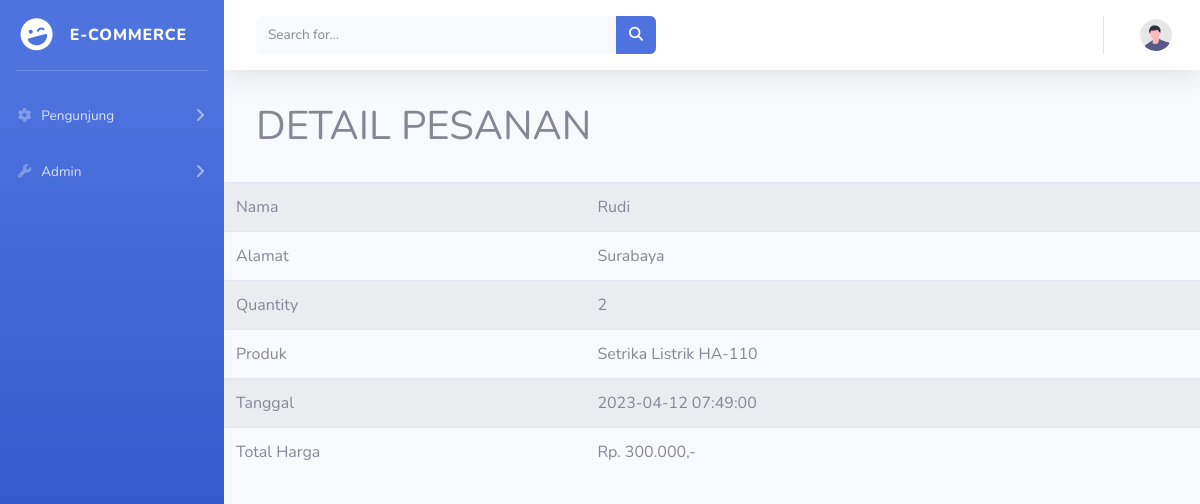
Page /view_pesanan.php?id=55 on the committed database.
### tables this page shows
CREATE TABLE `pesanan` (
  `id` int(11) NOT NULL,
  `nama` varchar(200) NOT NULL,
  `alamat` varchar(500) NOT NULL,
  `qty` int(11) NOT NULL,
  `produk` int(11) NOT NULL,
  `tanggal` datetime NOT NULL,
  `total_harga` int(11) DEFAULT NULL
);

CREATE TABLE `produk` (
  `id` int(11) NOT NULL,
  `nama` varchar(200) NOT NULL,
  `harga` int(10) NOT NULL,
  `stok` int(11) NOT NULL,
  `merk` varchar(100) NOT NULL,
  `idjenis` int(11) NOT NULL,
  `status` enum('Baru','Bekas') NOT NULL,
  `deskripsi` varchar(10000) NOT NULL
);

### view_pesanan.php (the view, shortened to what this page needs)
<!DOCTYPE html>
<html lang="en">
<head>
    <link href="vendor/fontawesome-free/css/all.min.css" rel="stylesheet" type="text/css">
    <link href="css/sb-admin-2.min.css" rel="stylesheet">
</head>
<body id="page-top">
    <div id="wrapper">
        <ul class="navbar-nav bg-gradient-primary sidebar sidebar-dark accordion" id="accordionSidebar">
            <a class="sidebar-brand d-flex align-items-center justify-content-center" href="index.php">
                <div class="sidebar-brand-icon rotate-n-15">
                    <i class="fas fa-laugh-wink"></i>
                </div>
                <div class="sidebar-brand-text mx-3">E-Commerce</div>
            </a>
            <hr class="sidebar-divider">
            <li class="nav-item">
                <a class="nav-link collapsed" href="#" data-toggle="collapse" data-target="#collapseTwo" aria-expanded="true" aria-controls="collapseTwo">
                    <i class="fas fa-fw fa-cog"></i>
                    <span>Pengunjung</span>
                </a>
            </li>
            <li class="nav-item">
                <a class="nav-link collapsed" href="#" data-toggle="collapse" data-target="#collapseUtilities" aria-expanded="true" aria-controls="collapseUtilities">
                    <i class="fas fa-fw fa-wrench"></i>
                    <span>Admin</span>
                </a>
            </li>
        </ul>
        <div id="content-wrapper" class="d-flex flex-column">
            <div id="content">
                <nav class="navbar navbar-expand navbar-light bg-white topbar mb-4 static-top shadow">
                    <form class="d-none d-sm-inline-block form-inline mr-auto ml-md-3 my-2 my-md-0 mw-100 navbar-search">
                        <div class="input-group">
                            <input type="text" class="form-control bg-light border-0 small" placeholder="Search for..." aria-label="Search" aria-describedby="basic-addon2">
                            <div class="input-group-append">
                                <button class="btn btn-primary" type="button">
                                    <i class="fas fa-search fa-sm"></i>
                                </button>
                            </div>
                        </div>
                    </form>
                    <ul class="navbar-nav ml-auto">
                        <li class="nav-item dropdown no-arrow">
                            <a class="nav-link dropdown-toggle" href="#" id="userDropdown" role="button" data-toggle="dropdown" aria-haspopup="true" aria-expanded="false">
                                <img class="img-profile rounded-circle" src="img/undraw_profile.svg">
                            </a>
                        </li>
                    </ul>
                </nav>
                <?php
                require_once 'koneksi.php';
                ?>
                <?php
                $_id = $_GET['id'];
                $sql = "SELECT pesanan.*, produk.nama AS nama_produk FROM pesanan JOIN produk ON pesanan.produk = produk.id WHERE pesanan.id=?";
                $st = $dbh->prepare($sql);
                $st->execute([$_id]);
                $row = $st->fetch();
                ?>
                <h1 style="margin: 2rem;">DETAIL PESANAN</h1>
                <table class="table table-striped">
                    <tbody>
                        <tr>
                            <td>Nama</td>
                            <td><?= $row['nama'] ?></td>
                        </tr>
                        <tr>
                            <td>Alamat</td>
                            <td><?= $row['alamat'] ?></td>
                        </tr>
                        <tr>
                            <td>Quantity</td>
                            <td><?= $row['qty'] ?></td>
                        </tr>
                        <tr>
                            <td>Produk</td>
                            <td><?= $row['nama_produk'] ?></td>
                        </tr>
                        <tr>
                            <td>Tanggal</td>
                            <td><?= $row['tanggal'] ?></td>
                        </tr>
                        <tr>
                            <td>Total Harga</td>
                            <td>Rp. <?= $_format_harga = number_format($row['total_harga'], 0, ',', '.'); ?>,-</td>
                        </tr>
                    </tbody>
                </table>
            </div>
        </div>
    </div>
</body>
</html>

### rows in the picture
pesanan: nama "Rudi", alamat "Surabaya", qty "2", produk.nama "Setrika Listrik HA-110", tanggal "2023-04-12 07:49:00", total_harga "300.000"
